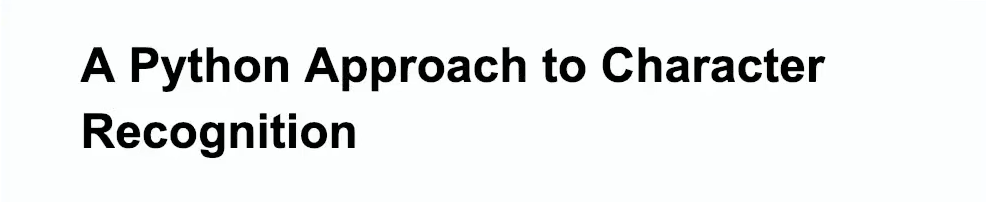
#> input picture another_pict/img2.png, 986 x 202 px, found by its file name
$ python ocr_opt.py
#> lines starting #> are read from the running program, lines starting #| are printed output that depends on the picture; after the words box and inside, x2 and y2 are one past the last pixel; in counts of white or black regions, pixels touching at a corner belong together
# ===============   RIBET!!!  ===============

# Python Optical Character Recognition
import cv2
import numpy as np
from PIL import Image
import pytesseract

# define the Tesseract path tools as a language detector
pytesseract.pytesseract.tesseract_cmd = r'C:\Program Files\Tesseract-OCR\tesseract.exe'

def ocr_core(img):
    text= pytesseract.image_to_string(img)
    return text

img = cv2.imread('img2.png')
#> img is the input picture: shape (202, 986, 3); mean B, G, R 235.6, 235.7, 233.7
# img = cv2.imread('ktp.png')

# get grayscale image
def get_grayscale(image):
    return cv2.cvtColor(image, cv2.COLOR_BGR2GRAY)

# noise removal
def remove_noise(image):
    return cv2.medianBlur(image, 5)

# thresholding
def thresholding(image):
    return cv2.threshold(image, 0, 255, cv2.THRESH_BINARY + cv2.THRESH_OTSU)[1]
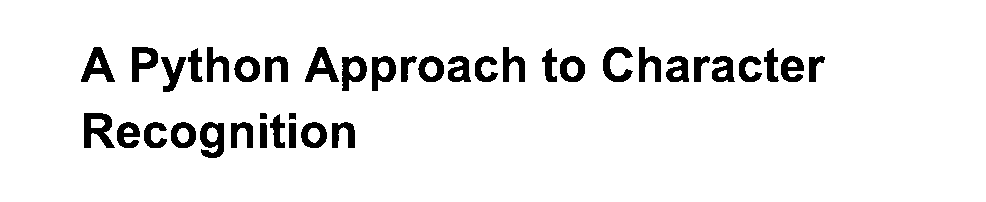
#> returned value: shape (202, 986); 92.9% white; 39 black regions, largest, box (x1, y1, x2, y2) and area: (84, 113, 115, 148) 644, (200, 122, 224, 158) 563, (81, 47, 115, 82) 554

img= get_grayscale(img)
img = thresholding(img)
img= remove_noise(img)
#> in remove_noise, `return cv2.medianBlur(image, 5)`:
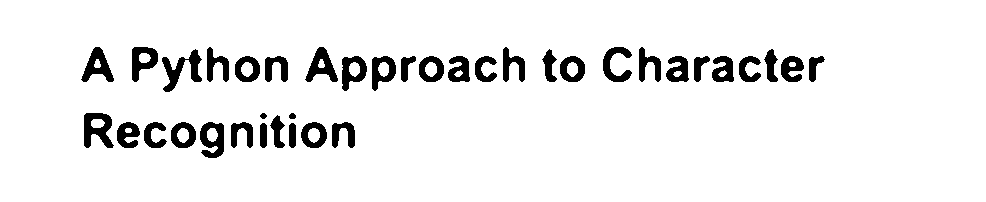
#> returned value: shape (202, 986); 93% white; 38 black regions, largest, box (x1, y1, x2, y2) and area: (162, 49, 202, 92) 670, (84, 113, 114, 148) 644, (200, 122, 224, 158) 564

print(ocr_core(img))
#> (the call stopped at in ocr_core, `text= pytesseract.image_to_string(img)`: pytesseract is not available in this run)

$ run again, with another_pict/cek1.png copied over another_pict/img2.png
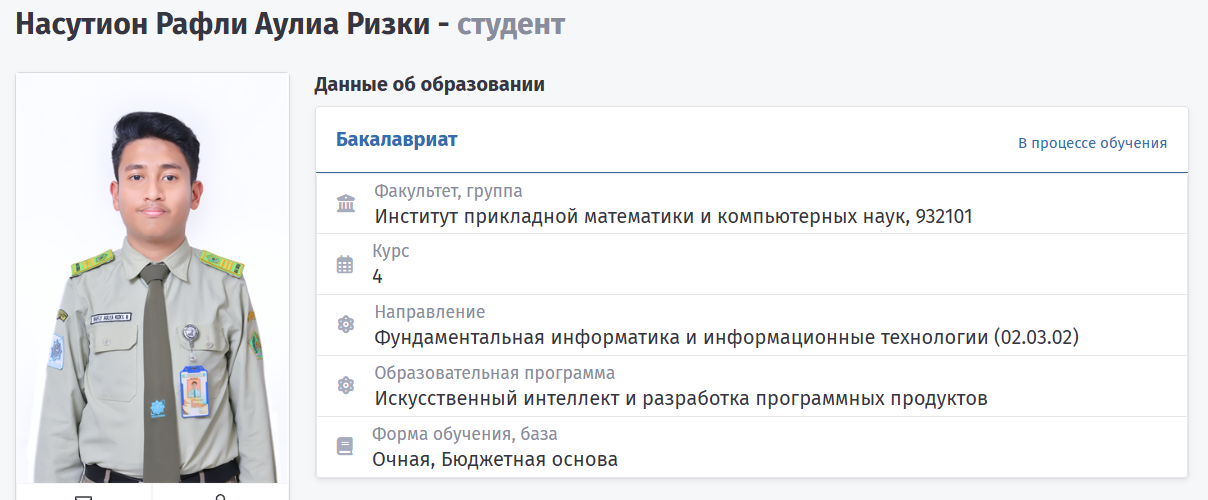
#> input picture another_pict/cek1.png, 1208 x 500 px, found by its file name
#> img is the input picture: shape (500, 1208, 3); mean B, G, R 238.4, 237.1, 237
#> in thresholding, `return cv2.threshold(image, 0, 255, cv2.THRESH_BINARY + cv2.THRESH_OTS..`:
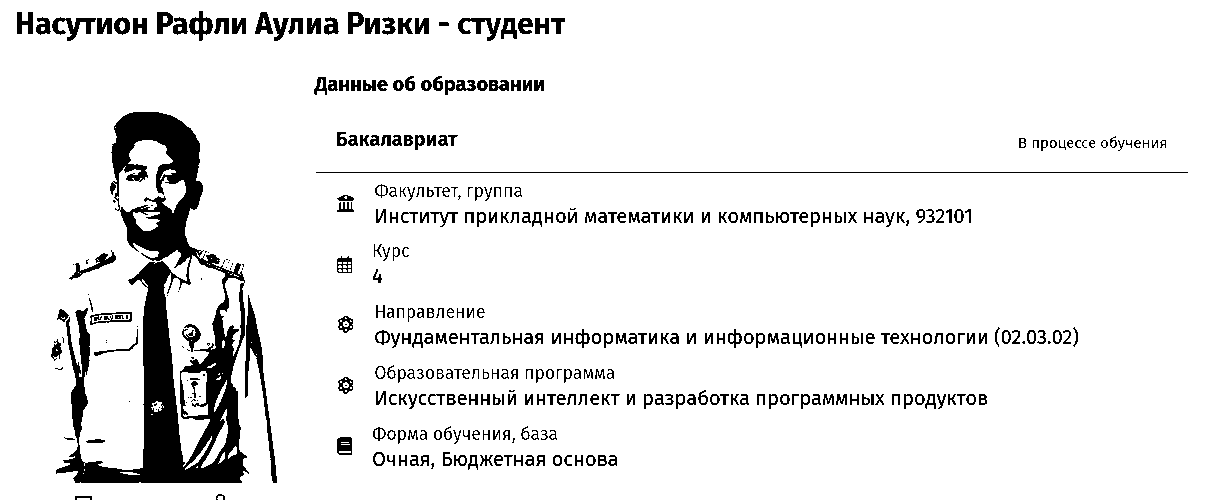
#> returned value: shape (500, 1208); 91.9% white; 402 black regions (59 under 20 px), largest, box (x1, y1, x2, y2) and area: (56, 112, 249, 483) 23130, (245, 295, 277, 483) 1227, (316, 172, 1188, 173) 872
#> in remove_noise, `return cv2.medianBlur(image, 5)`:
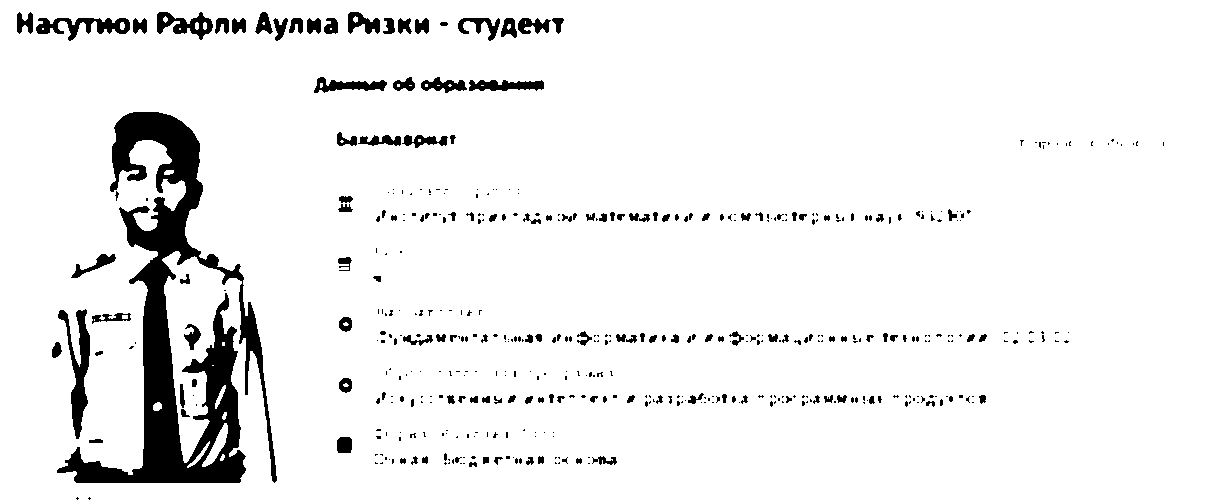
#> returned value: shape (500, 1208); 93.4% white; 480 black regions (328 under 20 px), largest, box (x1, y1, x2, y2) and area: (57, 112, 277, 483) 22696, (58, 309, 90, 439) 1554, (36, 18, 130, 41) 988

$ run again, with another_pict/img.png copied over another_pict/img2.png
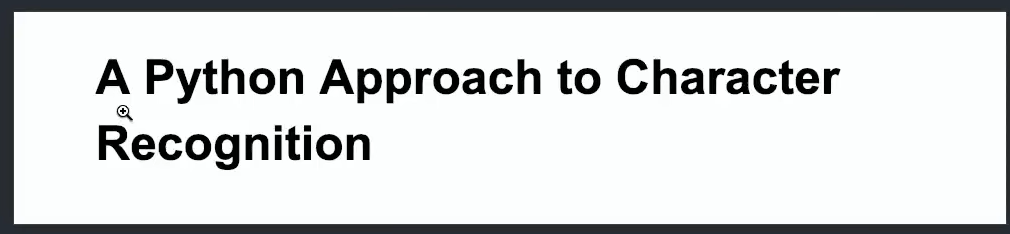
#> input picture another_pict/img.png, 1010 x 234 px, found by its file name
#> img is the input picture: shape (234, 1010, 3); mean B, G, R 215.9, 215.4, 213.3
#> in thresholding, `return cv2.threshold(image, 0, 255, cv2.THRESH_BINARY + cv2.THRESH_OTS..`:
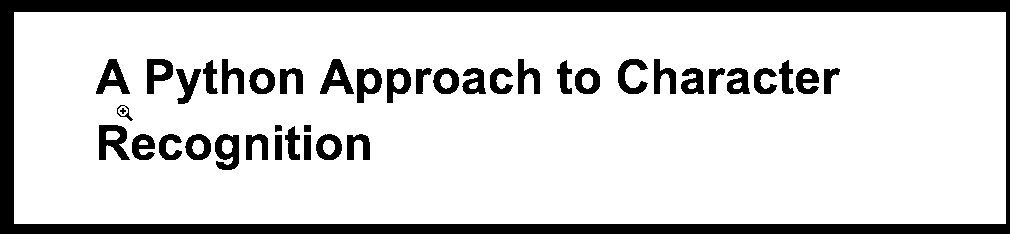
#> returned value: shape (234, 1010); 82.9% white; 42 black regions, largest, box (x1, y1, x2, y2) and area: (0, 0, 1010, 234) 26036, (99, 125, 130, 160) 651, (215, 134, 239, 170) 570
#> in remove_noise, `return cv2.medianBlur(image, 5)`:
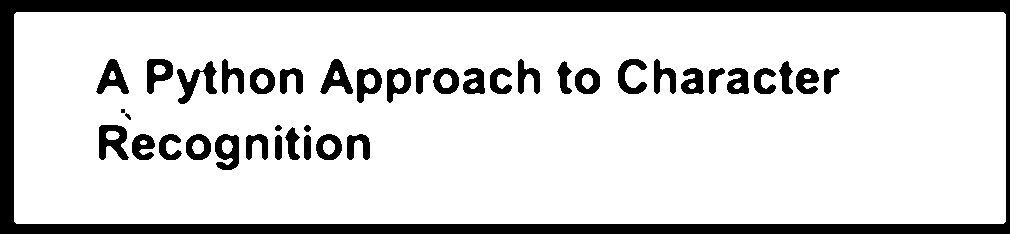
#> returned value: shape (234, 1010); 82.9% white; 41 black regions (1 under 20 px), largest, box (x1, y1, x2, y2) and area: (0, 0, 1010, 234) 26048, (177, 61, 217, 104) 676, (99, 125, 129, 160) 654
